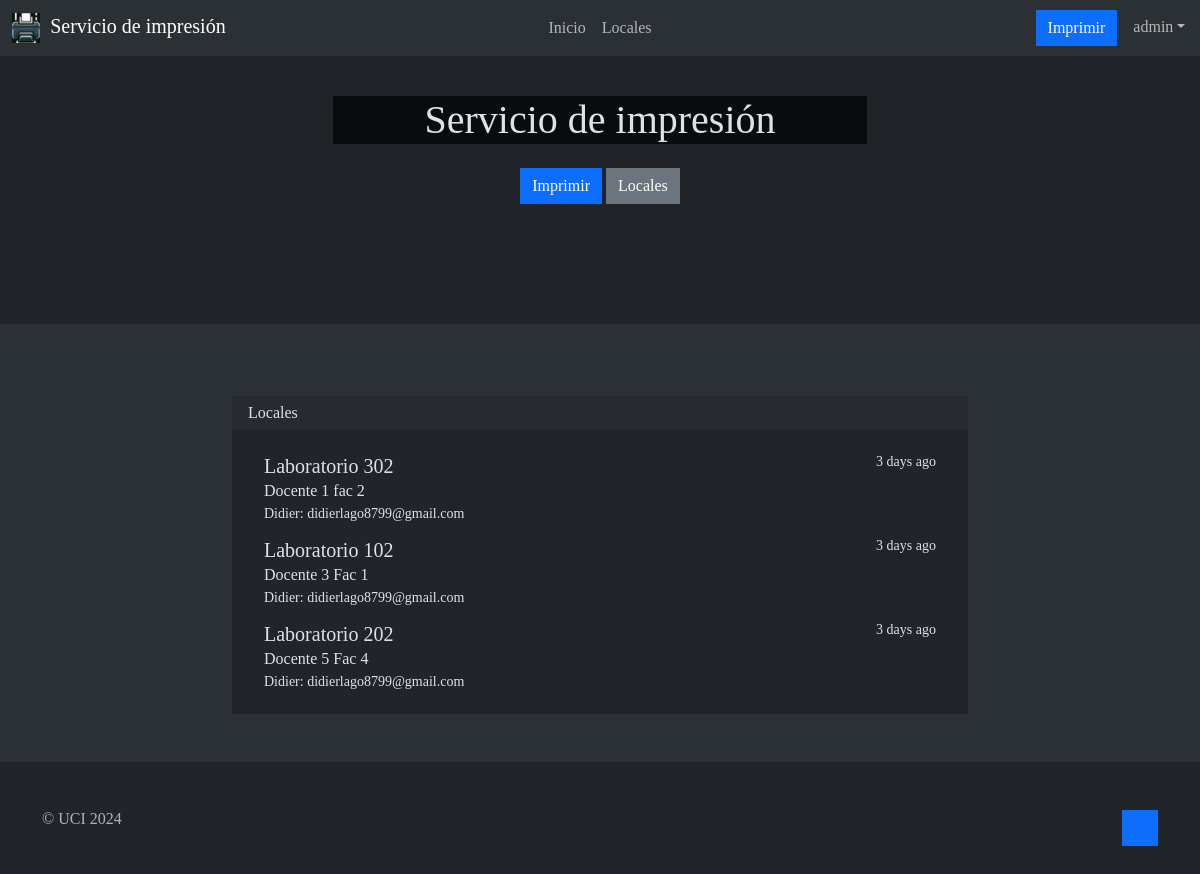
The page /locales/ (signed in) on the database its author committed.
### usuarios/models.py (models this page shows)
class Usuario(AbstractUser):
    limites = models.BooleanField(default=True)

### gestion_impresoras/models.py (models this page shows, shortened)
class Local(models.Model):
    nombre = models.CharField(max_length=100)
    direccion = models.CharField(max_length=200)
    usuario_encargado = models.ForeignKey(Usuario, on_delete=models.CASCADE, null=True)

### web/views.py (the view)
# urls.py: path('locales/', lista_locales, name='lista_locales'),
def locales(request):
    locales = Local.objects.all()
    return render(request, 'web/locales.html', {'locales': locales})

### templates/web/locales.html (shortened to what this page needs)
{% extends 'web/layout.html' %}
{% block content %}
<div class="album py-5 bg-body-tertiary">
  <div class="container">
    <div class="row justify-content-center mt-4">
      <div class="col-lg-8">
        <div class="card shadow-sm">
          <div class="card-header">Locales</div>
          <div class="card-body">
            {% if locales%}
            <div class="list-group">
              {% for local in locales %}
              <a href="{% url 'imprimir' local.id %}" class="list-group-item list-group-item-action" aria-current="true">
                <div class="d-flex w-100 justify-content-between">
                  <h5 class="mb-1">{{local.nombre}}</h5>
                  <small>3 days ago</small>
                </div>
                <p class="mb-1">{{ local.direccion }}</p>
                <small>
                  {{ local.usuario_encargado.first_name }}: {{ local.usuario_encargado.email }}
                </small>
              </a>
              {% endfor %}
            </div>
            {% else %}
            <div class="text-center justify-content-center my-5 pa-5">
              <div class="alert alert-danger" role="alert">
                <h3>No existen locales !</h3>
              </div>
            </div>
            {% endif %}
          </div>
        </div>
      </div>
    </div>
  </div>
</div>
{% endblock %}

### templates/web/layout.html (shortened to what this page needs)
{% load static %}
<!doctype html>
<html lang="en" data-bs-theme="dark">
<head>
    <link href="{% static '/assets/vendor/bootstrap/css/bootstrap.min.css' %}" rel="stylesheet">
    <link href="{% static '/assets/vendor/bootstrap-icons/bootstrap-icons.css' %}" rel="stylesheet">
</head>
<body>
<header data-bs-theme="dark">
    <nav class="navbar navbar-expand-lg fixed-top bg-body-tertiary rounded" aria-label="Thirteenth navbar example">
        <div class="container-fluid">
            <div class="collapse navbar-collapse d-lg-flex" id="navbarsExample11">
                <a class="navbar-brand col-lg-3 me-0" href="{% url 'home' %}">
                    <img src="{% static 'img/icon.png' %}" alt="" height="30px" style="margin-right: 5px; ">
                    Servicio de impresión
                </a>
                <ul class="navbar-nav col-lg-6 justify-content-lg-center">
                    <li class="nav-item">
                        <a class="nav-link {% if request.path == '/' %}active{% endif %}" aria-current="page" href="{% url 'home' %}">Inicio</a>
                    </li>
                    <li class="nav-item">
                        <a class="nav-link {% if request.path == '/locales' %}active{% endif %}" href="{% url 'locales' %}">Locales </a>
                    </li>
                </ul>
                <div class="d-lg-flex col-lg-3 justify-content-lg-end">
                    <ul class="navbar-nav col-lg-6 justify-content-lg-center">
                        {% if user.is_authenticated %}
                        <li class="nav-item me-2">
                            <a class="btn btn-primary" href="{% url 'locales' %}">Imprimir</a>
                        </li>
                        <li class="nav-item dropdown">
                            <a class="nav-link dropdown-toggle" href="#" data-bs-toggle="dropdown"
                               aria-expanded="false">{{user}}</a>
                        </li>
                        {% endif %}
                    </ul>
                </div>
            </div>
        </div>
    </nav>
</header>
<main id="main" class="main " style="min-height: 78vh; background-image: url({% static '/img/banner.jpg' %}); background-size: contain;" data-bs-theme="dark">
    <div class="container">
        <section class="py-5 text-center container" >
            <div class="row py-lg-5">
              <div class="col-lg-6 col-md-8 mx-auto">
                <h1 class="fw-light" style="background-color: rgba(0, 0, 0, 0.7);">Servicio de impresión</h1>
                <p>
                  <a href="{% url 'locales' %}" class="btn btn-primary my-2">Imprimir</a>
                  <a href="{% url 'locales' %}" class="btn btn-secondary my-2">Locales</a>
                </p>
              </div>
            </div>
          </section>
    </div>
    {% block content %}{% endblock %}
</main>
<footer class="text-body-secondary py-5">
    <div class="container">
        <p class="float-end mb-1">
            <a href="#" class="btn btn-primary"><i class="bi bi-caret-up"></i></a>
        </p>
        <p class="mb-1">&copy; UCI 2024</p>
    </div>
</footer>
</body>
</html>

### rows shown on the page
Usuario: username "admin"
Local: nombre "Laboratorio 302", direccion "Docente 1 fac 2", usuario_encargado.first_name "Didier", usuario_encargado.email "didierlago8799@gmail.com"
Local: nombre "Laboratorio 102", direccion "Docente 3 Fac 1", usuario_encargado.first_name "Didier", usuario_encargado.email "didierlago8799@gmail.com"
Local: nombre "Laboratorio 202", direccion "Docente 5 Fac 4", usuario_encargado.first_name "Didier", usuario_encargado.email "didierlago8799@gmail.com"
